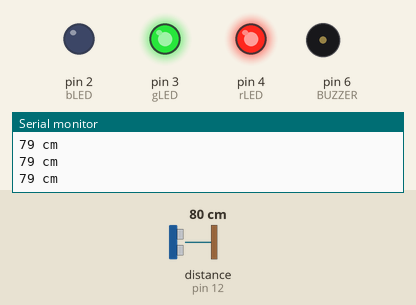
A sketch run on a simulated Arduino Uno, built with avr-gcc and run on an emulated ATmega328P. On the bench: output pins drawn as LEDs (lit = HIGH), buzzer (waves = sounding), the last lines printed to the serial monitor. Wiring (inferred from the names in the program): ultrasonic range finder: trigger pin 11; echo pin 12. The test bench sets the inputs (shaded band); at power-on: distance to the obstacle (sensor on pin 12) 80 cm. The echo pulse lasts 58.3 µs per cm; pins used as bus, display or sensor lines are not drawn.

Above: at 1.2 s.
1.3 s: distance to the obstacle (sensor on pin 12) set to 66 cm
2.8 s: distance to the obstacle (sensor on pin 12) set to 56 cm
At 3.8 s:
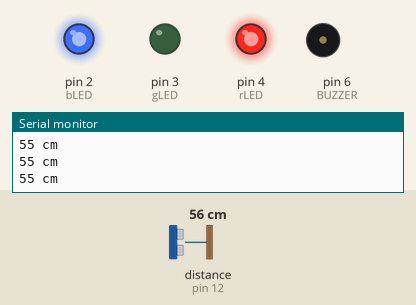
4.3 s: distance to the obstacle (sensor on pin 12) set to 2 cm
At 4.56 s:
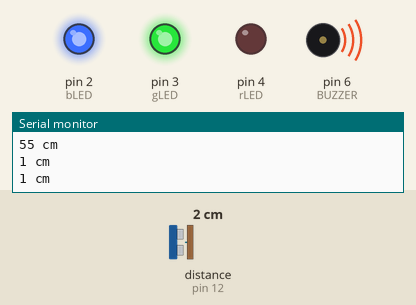
7.3 s: distance to the obstacle (sensor on pin 12) set to 250 cm
At 7.3 s:
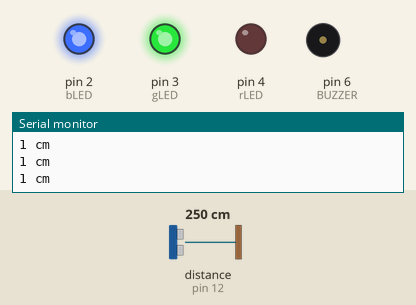
8.8 s: distance to the obstacle (sensor on pin 12) set to 208 cm
10.3 s: distance to the obstacle (sensor on pin 12) set to 199 cm
At 11.0 s:
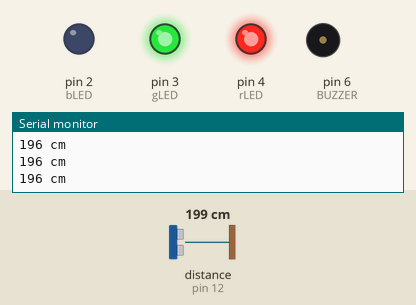
Timing chart, 0 to 12.8 s (numbered marks = the images above; inputs shaded):
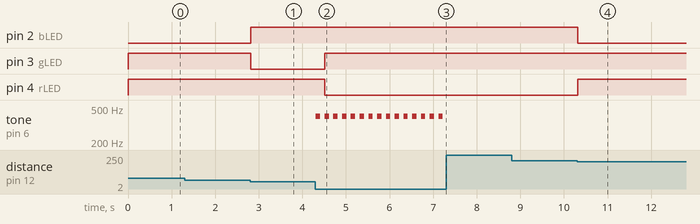

The sketch:

SPEC_2.ino
```cpp
#define trigPin 11
#define echoPin 12
#define BUZZER 6

int rLED = 4;
int gLED = 3;
int bLED = 2;

void setup() {
  // put your setup code here, to run once:
  Serial.begin(9600);

  pinMode(trigPin, OUTPUT);
  pinMode(echoPin, INPUT);

  pinMode(rLED, OUTPUT);
  pinMode(gLED, OUTPUT);
  pinMode(bLED, OUTPUT);
}

void setColor(int r, int g, int b){
  analogWrite(rLED, 255-r);
  analogWrite(gLED, 255-g);
  analogWrite(bLED, 255-b);
}

void loop() {
  // put your main code here, to run repeatedly:
  long duration, distance;

  digitalWrite(trigPin, LOW);
  delayMicroseconds(2);
  digitalWrite(trigPin, HIGH);
  delayMicroseconds(10);

  digitalWrite(trigPin, LOW);
  duration = pulseIn(echoPin, HIGH);
  distance = duration * 17 / 1000;

  if (distance >= 200 || distance <= 0){
    //Serial.println("Unable to measure distance");
  }else{
    Serial.print(distance);
    Serial.println(" cm");

    //buzz if distance < 30 cm
    if (distance<30){
      tone(BUZZER, 400);
      delay(100);
      noTone(BUZZER);
      delay(100);
    }

    //Light Warning with RGB
    if (distance>60){
      setColor(0, 0, 255);
    }else if (distance > 30){
      setColor(0, 255, 0);
    }else{
      setColor(255, 0, 0);
    }
//    int color = 255 - ((distance > 255) ? 255 : distance);
//    setColor(color, color, color);
//    delay(500);
  }
}
```

Measured:
- the behaviour switches between 62 and 61 cm on distance to the obstacle (sensor on pin 12) (found by bisection; images 0 and 1)
- the behaviour switches between 203 and 202 cm on distance to the obstacle (sensor on pin 12) (found by bisection; images 3 and 4)
- after the input at 2.8 s, pin 2 (bLED): LOW → HIGH at once; pin 3 (gLED): HIGH → LOW at once
- after the input at 4.3 s, pin 3 (gLED): LOW → HIGH after 0.21 s; pin 4 (rLED): HIGH → LOW after 0.21 s; tone on pin 6 (BUZZER): alternates 400 Hz for 0.10 s and silent for 0.10 s, starting at once
- after the input at 7.3 s, tone on pin 6 (BUZZER): stops changing and stays silent
- after the input at 8.8 s, every drawn part: stays the same
- after the input at 10.3 s, pin 2 (bLED): HIGH → LOW at once; pin 4 (rLED): LOW → HIGH at once
